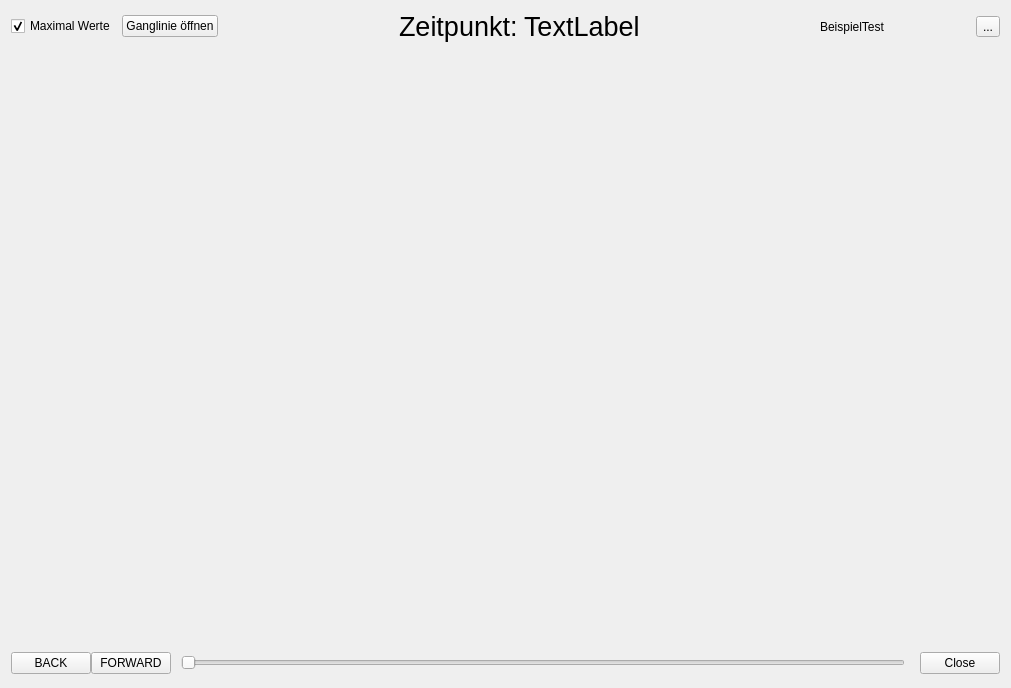
<?xml version="1.0" encoding="UTF-8"?>
<ui version="4.0">
 <class>Form</class>
 <widget class="QWidget" name="Form">
  <property name="windowModality">
   <enum>Qt::NonModal</enum>
  </property>
  <property name="geometry">
   <rect>
    <x>0</x>
    <y>0</y>
    <width>1011</width>
    <height>688</height>
   </rect>
  </property>
  <property name="sizePolicy">
   <sizepolicy hsizetype="Preferred" vsizetype="Preferred">
    <horstretch>0</horstretch>
    <verstretch>0</verstretch>
   </sizepolicy>
  </property>
  <property name="windowTitle">
   <string>Längsschnitt-Plug-In</string>
  </property>
  <property name="styleSheet">
   <string notr="true"/>
  </property>
  <layout class="QGridLayout" name="gridLayout_3">
   <item row="0" column="0">
    <layout class="QHBoxLayout" name="horizontalLayout_2">
     <item>
      <widget class="QCheckBox" name="checkbox_maximum">
       <property name="text">
        <string>Maximal Werte</string>
       </property>
       <property name="checked">
        <bool>true</bool>
       </property>
      </widget>
     </item>
     <item>
      <widget class="QPushButton" name="btn_ganglinie">
       <property name="text">
        <string>Ganglinie öffnen</string>
       </property>
      </widget>
     </item>
     <item>
      <spacer name="horizontalSpacer_3">
       <property name="orientation">
        <enum>Qt::Horizontal</enum>
       </property>
       <property name="sizeHint" stdset="0">
        <size>
         <width>40</width>
         <height>20</height>
        </size>
       </property>
      </spacer>
     </item>
     <item>
      <widget class="QLabel" name="label">
       <property name="font">
        <font>
         <pointsize>20</pointsize>
        </font>
       </property>
       <property name="text">
        <string>Zeitpunkt:</string>
       </property>
      </widget>
     </item>
     <item>
      <widget class="QLabel" name="label_timestamp">
       <property name="font">
        <font>
         <pointsize>20</pointsize>
        </font>
       </property>
       <property name="text">
        <string>TextLabel</string>
       </property>
      </widget>
     </item>
     <item>
      <spacer name="horizontalSpacer">
       <property name="orientation">
        <enum>Qt::Horizontal</enum>
       </property>
       <property name="sizeHint" stdset="0">
        <size>
         <width>40</width>
         <height>20</height>
        </size>
       </property>
      </spacer>
     </item>
     <item>
      <widget class="QLabel" name="label_dbname">
       <property name="sizePolicy">
        <sizepolicy hsizetype="Minimum" vsizetype="Preferred">
         <horstretch>0</horstretch>
         <verstretch>0</verstretch>
        </sizepolicy>
       </property>
       <property name="minimumSize">
        <size>
         <width>150</width>
         <height>0</height>
        </size>
       </property>
       <property name="text">
        <string>BeispielTest</string>
       </property>
      </widget>
     </item>
     <item alignment="Qt::AlignRight">
      <widget class="QToolButton" name="btn_path">
       <property name="text">
        <string>...</string>
       </property>
      </widget>
     </item>
    </layout>
   </item>
   <item row="2" column="0">
    <layout class="QGridLayout" name="gridLayout">
     <property name="sizeConstraint">
      <enum>QLayout::SetMaximumSize</enum>
     </property>
     <property name="spacing">
      <number>0</number>
     </property>
     <item row="0" column="0">
      <layout class="QHBoxLayout" name="horizontalLayout_4">
       <property name="topMargin">
        <number>0</number>
       </property>
       <item>
        <layout class="QVBoxLayout" name="verticalLayout"/>
       </item>
      </layout>
     </item>
     <item row="4" column="0">
      <layout class="QHBoxLayout" name="horizontalLayout_3">
       <item>
        <widget class="QPushButton" name="btn_backward">
         <property name="sizePolicy">
          <sizepolicy hsizetype="Expanding" vsizetype="Fixed">
           <horstretch>0</horstretch>
           <verstretch>0</verstretch>
          </sizepolicy>
         </property>
         <property name="minimumSize">
          <size>
           <width>50</width>
           <height>0</height>
          </size>
         </property>
         <property name="text">
          <string>BACK</string>
         </property>
        </widget>
       </item>
       <item>
        <widget class="QPushButton" name="btn_forward">
         <property name="sizePolicy">
          <sizepolicy hsizetype="Expanding" vsizetype="Fixed">
           <horstretch>0</horstretch>
           <verstretch>0</verstretch>
          </sizepolicy>
         </property>
         <property name="minimumSize">
          <size>
           <width>50</width>
           <height>0</height>
          </size>
         </property>
         <property name="text">
          <string>FORWARD</string>
         </property>
        </widget>
       </item>
       <item>
        <spacer name="horizontalSpacer_2">
         <property name="orientation">
          <enum>Qt::Horizontal</enum>
         </property>
         <property name="sizeHint" stdset="0">
          <size>
           <width>10</width>
           <height>20</height>
          </size>
         </property>
        </spacer>
       </item>
       <item>
        <widget class="QSlider" name="slider">
         <property name="enabled">
          <bool>true</bool>
         </property>
         <property name="sizePolicy">
          <sizepolicy hsizetype="Minimum" vsizetype="Fixed">
           <horstretch>1</horstretch>
           <verstretch>0</verstretch>
          </sizepolicy>
         </property>
         <property name="minimumSize">
          <size>
           <width>100</width>
           <height>0</height>
          </size>
         </property>
         <property name="baseSize">
          <size>
           <width>0</width>
           <height>0</height>
          </size>
         </property>
         <property name="font">
          <font>
           <strikeout>false</strikeout>
          </font>
         </property>
         <property name="styleSheet">
          <string notr="true"/>
         </property>
         <property name="orientation">
          <enum>Qt::Horizontal</enum>
         </property>
        </widget>
       </item>
       <item>
        <spacer name="horizontalSpacer_4">
         <property name="orientation">
          <enum>Qt::Horizontal</enum>
         </property>
         <property name="sizeHint" stdset="0">
          <size>
           <width>10</width>
           <height>20</height>
          </size>
         </property>
        </spacer>
       </item>
       <item>
        <widget class="QWidget" name="widget" native="true">
         <property name="minimumSize">
          <size>
           <width>0</width>
           <height>0</height>
          </size>
         </property>
        </widget>
       </item>
       <item>
        <widget class="QDialogButtonBox" name="buttonBox">
         <property name="sizePolicy">
          <sizepolicy hsizetype="Minimum" vsizetype="Minimum">
           <horstretch>0</horstretch>
           <verstretch>0</verstretch>
          </sizepolicy>
         </property>
         <property name="minimumSize">
          <size>
           <width>85</width>
           <height>28</height>
          </size>
         </property>
         <property name="maximumSize">
          <size>
           <width>85</width>
           <height>100</height>
          </size>
         </property>
         <property name="standardButtons">
          <set>QDialogButtonBox::Close</set>
         </property>
        </widget>
       </item>
      </layout>
     </item>
    </layout>
   </item>
   <item row="1" column="0">
    <widget class="QStackedWidget" name="stackedWidget">
     <property name="minimumSize">
      <size>
       <width>100</width>
       <height>100</height>
      </size>
     </property>
     <property name="styleSheet">
      <string notr="true"/>
     </property>
     <widget class="QWidget" name="page"/>
     <widget class="QWidget" name="page_2"/>
    </widget>
   </item>
  </layout>
 </widget>
 <resources/>
 <connections>
  <connection>
   <sender>buttonBox</sender>
   <signal>clicked(QAbstractButton*)</signal>
   <receiver>Form</receiver>
   <slot>close()</slot>
   <hints>
    <hint type="sourcelabel">
     <x>1150</x>
     <y>669</y>
    </hint>
    <hint type="destinationlabel">
     <x>602</x>
     <y>346</y>
    </hint>
   </hints>
  </connection>
 </connections>
</ui>
